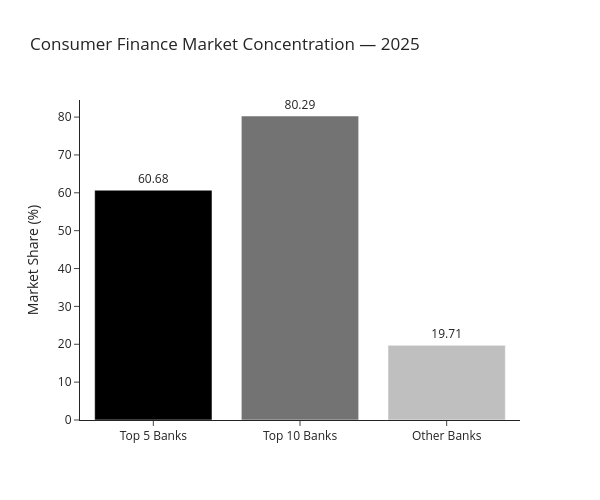

Notebook code cell kept with this figure:
### Markdown cell above
## Market Concentration (2025)

The combined market share of the top 5 and top 10 banks is calculated to measure how concentrated the market is.

### Code cell
latest["Market_Share_%"] = latest["Consumer_Finance_PKR_Bn"] / latest["Consumer_Finance_PKR_Bn"].sum() * 100

ranked = latest.sort_values("Consumer_Finance_PKR_Bn", ascending=False)["Market_Share_%"]
top_5_share, top_10_share = ranked.head(5).sum(), ranked.head(10).sum()

concentration = pd.DataFrame({
    "Category": ["Top 5 Banks", "Top 10 Banks", "Other Banks"],
    "Market Share (%)": [top_5_share, top_10_share, 100 - top_10_share]
})

fig = px.bar(concentration, x="Category", y="Market Share (%)", color="Category",
             text_auto=".2f", title="Consumer Finance Market Concentration — 2025",
             color_discrete_sequence=["#000000", "#737373", "#BFBFBF"], template="simple_white")

fig.update_traces(textposition="outside")
fig.update_layout(width=600, height=500, showlegend=False, xaxis_title="")
fig.show()

for cat, val in concentration.values:
    print(f"{cat} Market Share: {val:.2f}%")

### Figure 1 — Plotly figure (JSON) as saved in the notebook; plotly's stock layout.template omitted (floating-point values rounded to 4 significant figures)
{"data": [{"hovertemplate": "Category=%{x}<br>Market Share (%)=%{y}<extra></extra>", "legendgroup": "Top 5 Banks", "marker": {"color": "#000000", "pattern": {"shape": ""}}, "name": "Top 5 Banks", "orientation": "v", "showlegend": true, "textposition": "outside", "texttemplate": "%{y:.2f}", "type": "bar", "x": ["Top 5 Banks"], "xaxis": "x", "y": [60.68], "yaxis": "y"}, {"hovertemplate": "Category=%{x}<br>Market Share (%)=%{y}<extra></extra>", "legendgroup": "Top 10 Banks", "marker": {"color": "#737373", "pattern": {"shape": ""}}, "name": "Top 10 Banks", "orientation": "v", "showlegend": true, "textposition": "outside", "texttemplate": "%{y:.2f}", "type": "bar", "x": ["Top 10 Banks"], "xaxis": "x", "y": [80.29], "yaxis": "y"}, {"hovertemplate": "Category=%{x}<br>Market Share (%)=%{y}<extra></extra>", "legendgroup": "Other Banks", "marker": {"color": "#BFBFBF", "pattern": {"shape": ""}}, "name": "Other Banks", "orientation": "v", "showlegend": true, "textposition": "outside", "texttemplate": "%{y:.2f}", "type": "bar", "x": ["Other Banks"], "xaxis": "x", "y": [19.71], "yaxis": "y"}], "layout": {"barmode": "relative", "height": 500, "legend": {"title": {"text": "Category"}, "tracegroupgap": 0}, "showlegend": false, "title": {"text": "Consumer Finance Market Concentration — 2025"}, "width": 600, "xaxis": {"anchor": "y", "categoryarray": ["Top 5 Banks", "Top 10 Banks", "Other Banks"], "categoryorder": "array", "domain": [0, 1], "title": {"text": ""}}, "yaxis": {"anchor": "x", "domain": [0, 1], "title": {"text": "Market Share (%)"}}}}
